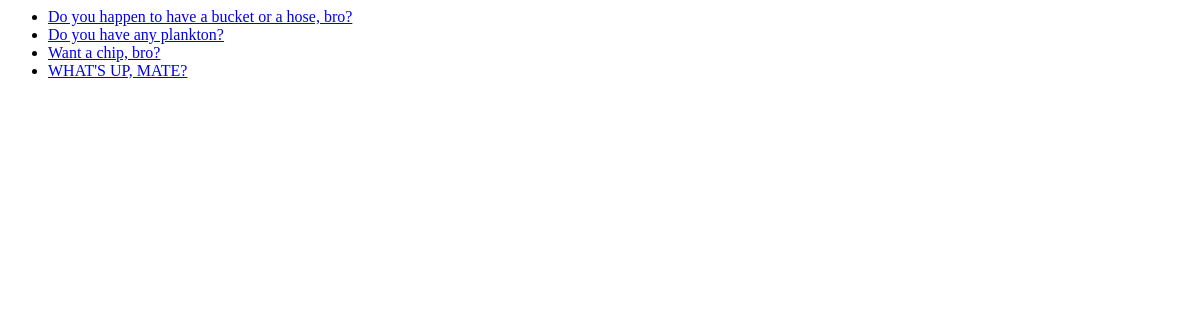
/polls/, run on an earlier commit of the app's database.
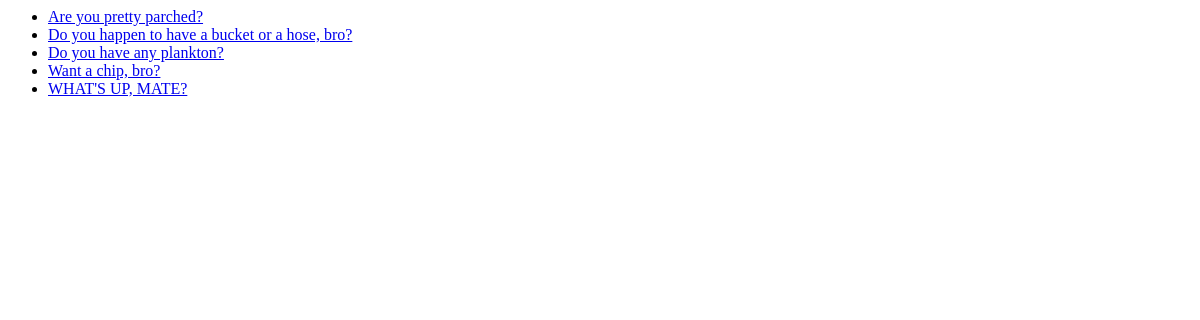
And on a later commit of the database.
### polls/models.py (models this page shows, shortened)
class Question(models.Model):
    question_text = models.CharField(max_length=200)
    pub_date = models.DateTimeField('date published')

### polls/views.py (the view)
# urls.py: path('', views.IndexView.as_view(), name='index'),
class IndexView(generic.ListView):
    template_name = 'polls/index.html'
    context_object_name = 'latest_question_list'
    def get_queryset(self):
        return Question.objects.order_by('-pub_date')[:5]

### polls/templates/polls/index.html
{% if latest_question_list %}
    <ul>
    {% for question in latest_question_list %}
        <li><a href="{% url 'polls:detail' question.id %}">{{ question.question_text }}</a></li>
    {% endfor %}
    </ul>
{% else %}
    <p>NO POLLS ARE AVAILABLE, MATE.</p>
{% endif %}

What changed in the data, as far as the page shows it:
added Question: question_text "Are you pretty parched?"
